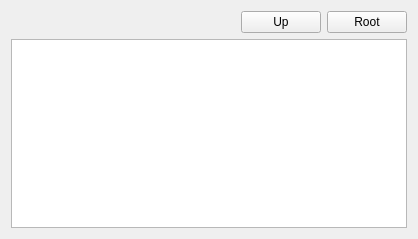
<?xml version="1.0" encoding="UTF-8"?>
<ui version="4.0">
 <class>C_UiRecordStructView</class>
 <widget class="QWidget" name="C_UiRecordStructView">
  <property name="geometry">
   <rect>
    <x>0</x>
    <y>0</y>
    <width>418</width>
    <height>239</height>
   </rect>
  </property>
  <property name="sizePolicy">
   <sizepolicy hsizetype="Expanding" vsizetype="Expanding">
    <horstretch>0</horstretch>
    <verstretch>0</verstretch>
   </sizepolicy>
  </property>
  <property name="minimumSize">
   <size>
    <width>0</width>
    <height>0</height>
   </size>
  </property>
  <property name="windowTitle">
   <string>Form</string>
  </property>
  <layout class="QVBoxLayout" name="verticalLayout">
   <item>
    <layout class="QHBoxLayout" name="horizontalLayout">
     <item>
      <spacer name="horizontalSpacer">
       <property name="orientation">
        <enum>Qt::Horizontal</enum>
       </property>
       <property name="sizeHint" stdset="0">
        <size>
         <width>40</width>
         <height>20</height>
        </size>
       </property>
      </spacer>
     </item>
     <item>
      <widget class="QPushButton" name="UpButton">
       <property name="text">
        <string>Up</string>
       </property>
      </widget>
     </item>
     <item>
      <widget class="QPushButton" name="RootButton">
       <property name="text">
        <string>Root</string>
       </property>
      </widget>
     </item>
    </layout>
   </item>
   <item>
    <widget class="QTableView" name="TableView">
     <property name="minimumSize">
      <size>
       <width>360</width>
       <height>0</height>
      </size>
     </property>
     <property name="contextMenuPolicy">
      <enum>Qt::CustomContextMenu</enum>
     </property>
     <property name="frameShape">
      <enum>QFrame::StyledPanel</enum>
     </property>
     <property name="editTriggers">
      <set>QAbstractItemView::AllEditTriggers</set>
     </property>
     <property name="alternatingRowColors">
      <bool>true</bool>
     </property>
     <property name="selectionMode">
      <enum>QAbstractItemView::ExtendedSelection</enum>
     </property>
     <property name="selectionBehavior">
      <enum>QAbstractItemView::SelectRows</enum>
     </property>
     <property name="showGrid">
      <bool>false</bool>
     </property>
     <property name="gridStyle">
      <enum>Qt::NoPen</enum>
     </property>
     <property name="cornerButtonEnabled">
      <bool>false</bool>
     </property>
     <attribute name="horizontalHeaderDefaultSectionSize">
      <number>120</number>
     </attribute>
     <attribute name="horizontalHeaderHighlightSections">
      <bool>false</bool>
     </attribute>
     <attribute name="horizontalHeaderMinimumSectionSize">
      <number>33</number>
     </attribute>
     <attribute name="horizontalHeaderStretchLastSection">
      <bool>true</bool>
     </attribute>
     <attribute name="verticalHeaderVisible">
      <bool>false</bool>
     </attribute>
     <attribute name="verticalHeaderHighlightSections">
      <bool>false</bool>
     </attribute>
    </widget>
   </item>
  </layout>
 </widget>
 <resources/>
 <connections/>
</ui>
